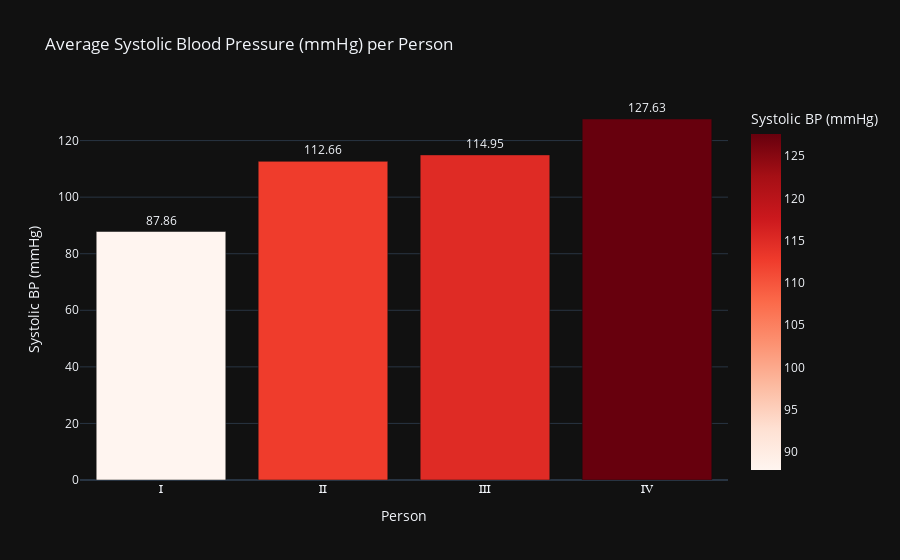
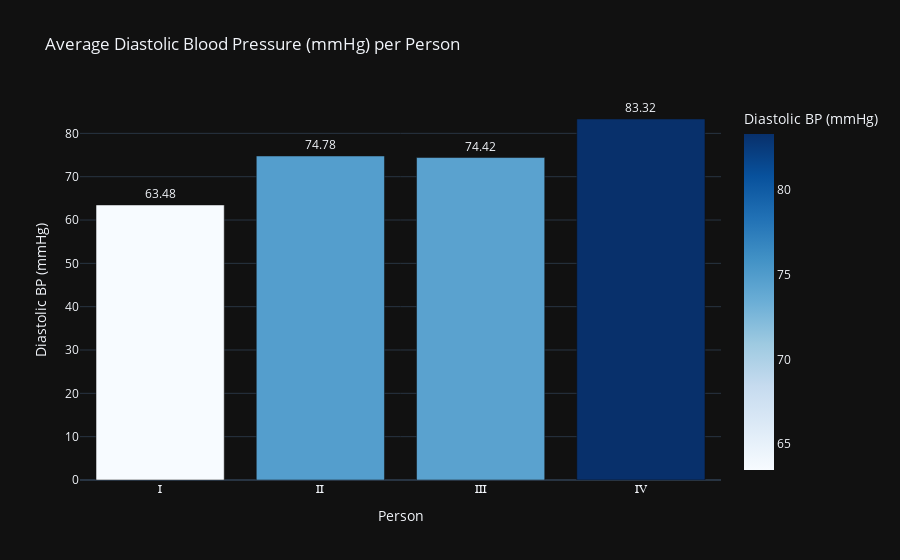

The notebook cell these images were saved under, in order:
### Code cell
import pandas as pd
import plotly.express as px

# Load the dataset

df_filled.columns = df_filled.columns.str.strip()  # Clean column names

# Define columns for blood pressure
# Define column names for each metric
systolic_bp_columns = [
    'Blood-Pressure(systolic)(mmHg)-Z', 
    'Blood-Pressure(systolic)(mmHg)-R', 
    'Blood-Pressure(systolic)(mmHg)-O', 
    'Blood-Pressure(systolic)(mmHg)-J'
]

diastolic_bp_columns = [
    'Blood-Pressure(diastolic)(mmHg)-Z', 
    'Blood-Pressure(diastolic)(mmHg)-R', 
    'Blood-Pressure(diastolic)(mmHg)-O', 
    'Blood-Pressure(diastolic)(mmHg)-J'
]

roman_labels = ['Ⅰ', 'Ⅱ', 'Ⅲ', 'Ⅳ']

# Check if columns exist in the dataset
missing_cols = [col for col in systolic_bp_columns + diastolic_bp_columns if col not in df_filled.columns]
if missing_cols:
    print(f"Warning: Missing columns in dataset: {missing_cols}")
else:
    print("All required columns are present.")

# Convert columns to numeric values
for col in systolic_bp_columns + diastolic_bp_columns:
    df_filled[col] = pd.to_numeric(df_filled[col], errors='coerce')

# Calculate means for each user and handle NaN values
systolic_means = [df_filled[col].mean() if col in df_filled else None for col in systolic_bp_columns]
diastolic_means = [df_filled[col].mean() if col in df_filled else None for col in diastolic_bp_columns]

# Replace NaN values with 0 for visualization
systolic_means = [0 if pd.isna(val) else val for val in systolic_means]
diastolic_means = [0 if pd.isna(val) else val for val in diastolic_means]

# Create DataFrames for visualization
df_systolic = pd.DataFrame({'Person': roman_labels, 'Systolic BP (mmHg)': systolic_means})
df_diastolic = pd.DataFrame({'Person': roman_labels, 'Diastolic BP (mmHg)': diastolic_means})

# Interactive bar plot for Systolic Blood Pressure
fig_systolic = px.bar(df_systolic, x='Person', y='Systolic BP (mmHg)', text='Systolic BP (mmHg)',
                      title='Average Systolic Blood Pressure (mmHg) per Person', template="plotly_dark",
                      color='Systolic BP (mmHg)', color_continuous_scale='reds')

fig_systolic.update_traces(texttemplate='%{text:.2f}', textposition='outside')
fig_systolic.show()

# Interactive bar plot for Diastolic Blood Pressure
fig_diastolic = px.bar(df_diastolic, x='Person', y='Diastolic BP (mmHg)', text='Diastolic BP (mmHg)',
                       title='Average Diastolic Blood Pressure (mmHg) per Person', template="plotly_dark",
                       color='Diastolic BP (mmHg)', color_continuous_scale='blues')

fig_diastolic.update_traces(texttemplate='%{text:.2f}', textposition='outside')
fig_diastolic.show()

### Figure 1 — Plotly figure (JSON) as saved in the notebook; plotly's stock layout.template omitted (floating-point values rounded to 4 significant figures)
{"data": [{"alignmentgroup": "True", "hovertemplate": "Person=%{x}<br>Systolic BP (mmHg)=%{marker.color}<extra></extra>", "legendgroup": "", "marker": {"color": [87.86, 112.7, 114.9, 127.6], "coloraxis": "coloraxis", "pattern": {"shape": ""}}, "name": "", "offsetgroup": "", "orientation": "v", "showlegend": false, "text": [87.86, 112.7, 114.9, 127.6], "textposition": "outside", "texttemplate": "%{text:.2f}", "type": "bar", "x": ["Ⅰ", "Ⅱ", "Ⅲ", "Ⅳ"], "xaxis": "x", "y": [87.86, 112.7, 114.9, 127.6], "yaxis": "y"}], "layout": {"barmode": "relative", "coloraxis": {"colorbar": {"title": {"text": "Systolic BP (mmHg)"}}, "colorscale": [[0, "rgb(255,245,240)"], [0.125, "rgb(254,224,210)"], [0.25, "rgb(252,187,161)"], [0.375, "rgb(252,146,114)"], [0.5, "rgb(251,106,74)"], [0.625, "rgb(239,59,44)"], [0.75, "rgb(203,24,29)"], [0.875, "rgb(165,15,21)"], [1, "rgb(103,0,13)"]]}, "legend": {"tracegroupgap": 0}, "title": {"text": "Average Systolic Blood Pressure (mmHg) per Person"}, "xaxis": {"anchor": "y", "domain": [0, 1], "title": {"text": "Person"}}, "yaxis": {"anchor": "x", "domain": [0, 1], "title": {"text": "Systolic BP (mmHg)"}}}}

### Figure 2 — Plotly figure (JSON) as saved in the notebook; plotly's stock layout.template omitted (floating-point values rounded to 4 significant figures)
{"data": [{"alignmentgroup": "True", "hovertemplate": "Person=%{x}<br>Diastolic BP (mmHg)=%{marker.color}<extra></extra>", "legendgroup": "", "marker": {"color": [63.48, 74.78, 74.42, 83.32], "coloraxis": "coloraxis", "pattern": {"shape": ""}}, "name": "", "offsetgroup": "", "orientation": "v", "showlegend": false, "text": [63.48, 74.78, 74.42, 83.32], "textposition": "outside", "texttemplate": "%{text:.2f}", "type": "bar", "x": ["Ⅰ", "Ⅱ", "Ⅲ", "Ⅳ"], "xaxis": "x", "y": [63.48, 74.78, 74.42, 83.32], "yaxis": "y"}], "layout": {"barmode": "relative", "coloraxis": {"colorbar": {"title": {"text": "Diastolic BP (mmHg)"}}, "colorscale": [[0, "rgb(247,251,255)"], [0.125, "rgb(222,235,247)"], [0.25, "rgb(198,219,239)"], [0.375, "rgb(158,202,225)"], [0.5, "rgb(107,174,214)"], [0.625, "rgb(66,146,198)"], [0.75, "rgb(33,113,181)"], [0.875, "rgb(8,81,156)"], [1, "rgb(8,48,107)"]]}, "legend": {"tracegroupgap": 0}, "title": {"text": "Average Diastolic Blood Pressure (mmHg) per Person"}, "xaxis": {"anchor": "y", "domain": [0, 1], "title": {"text": "Person"}}, "yaxis": {"anchor": "x", "domain": [0, 1], "title": {"text": "Diastolic BP (mmHg)"}}}}
